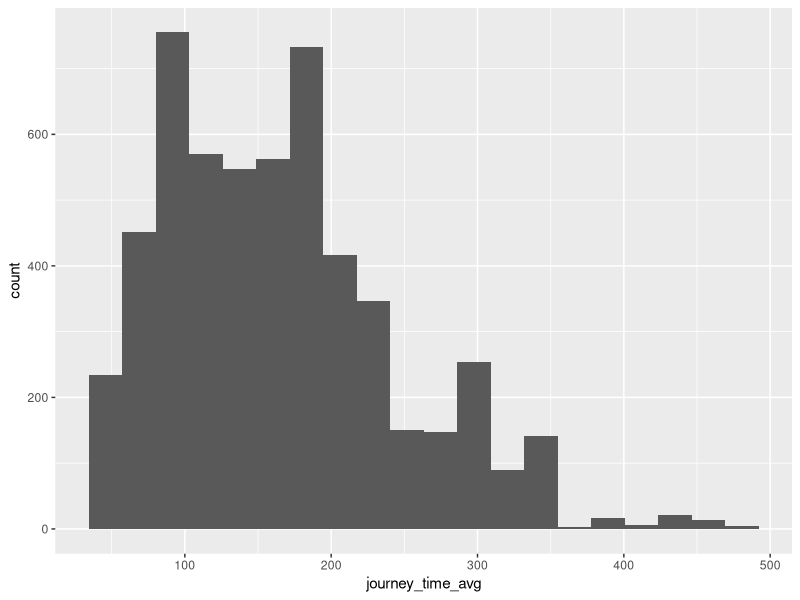
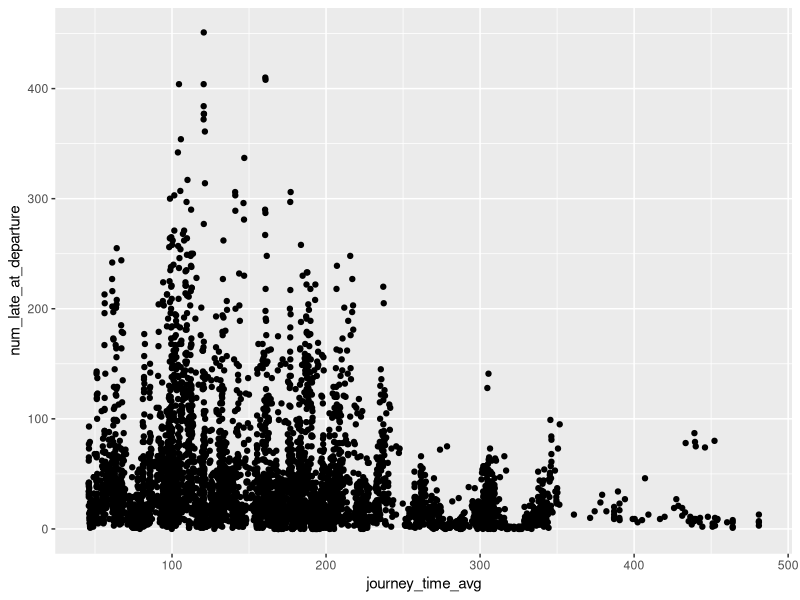
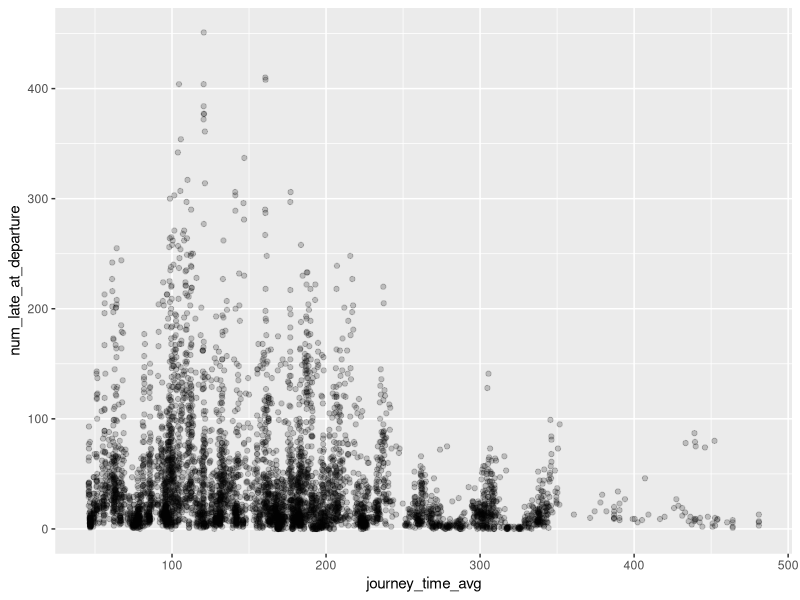
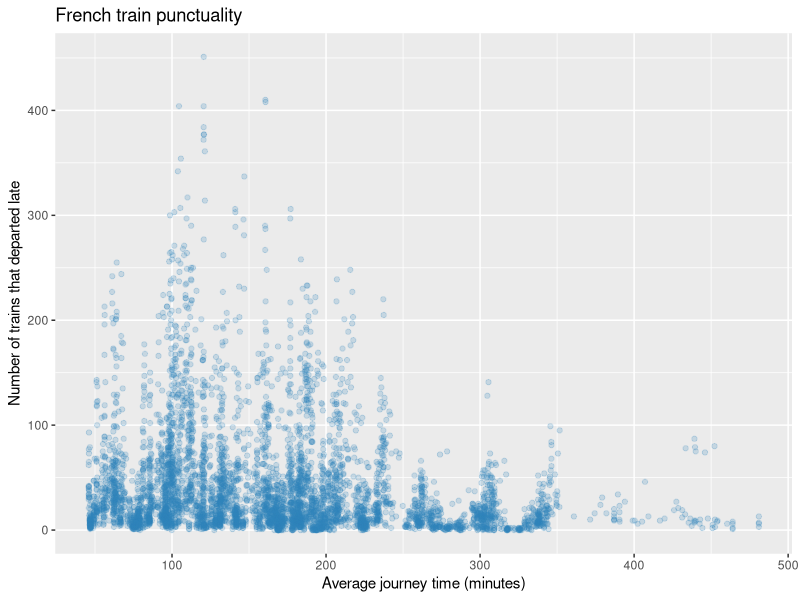
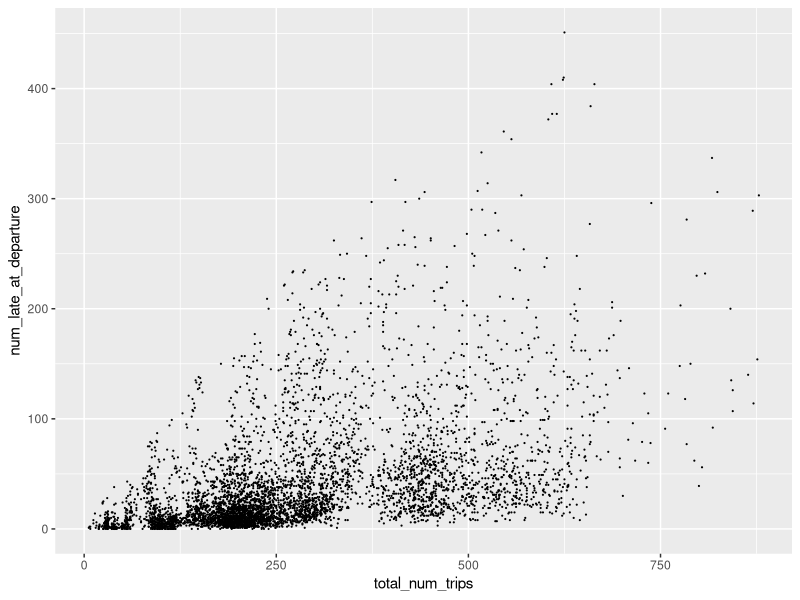
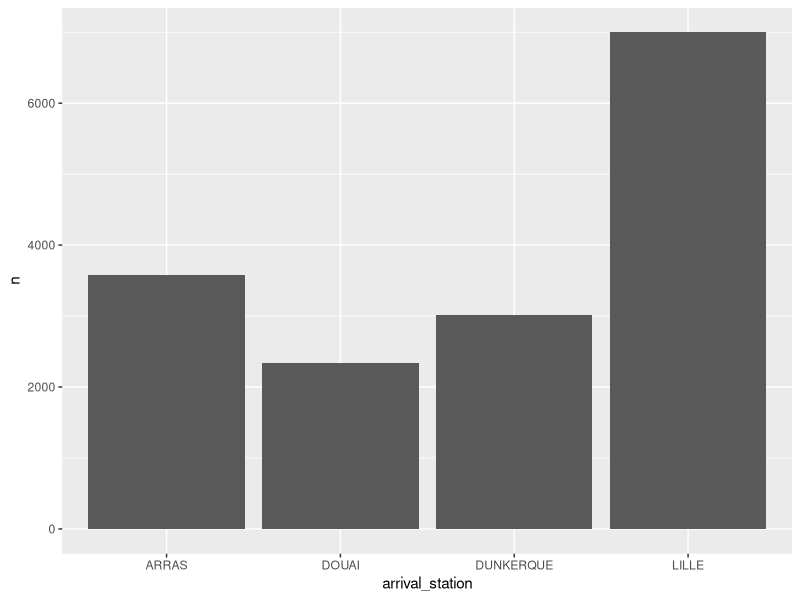
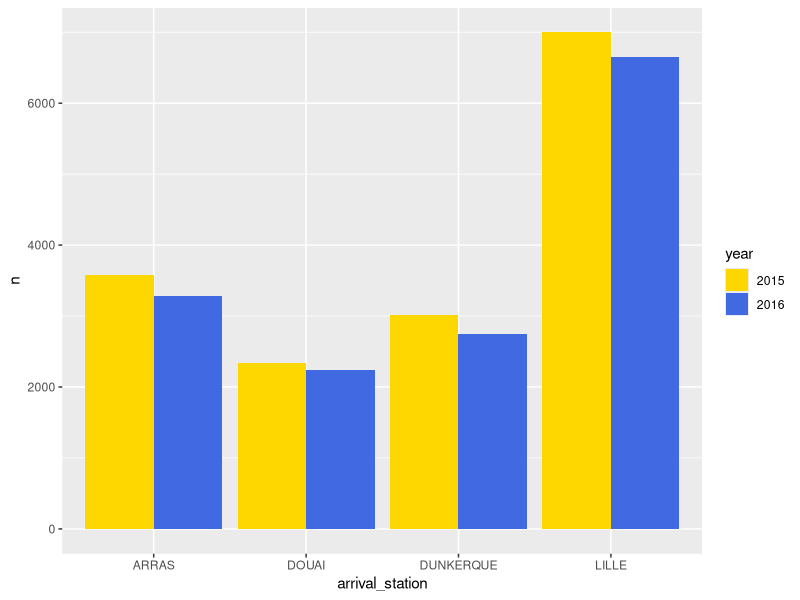
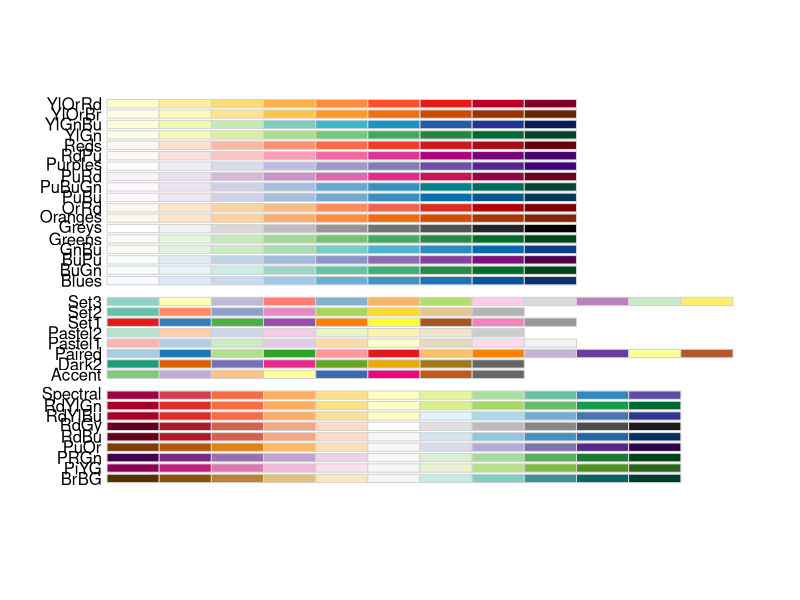

The R source for these figures, in order:
## ---- chunk 1
library(tidyverse)
library(RColorBrewer)
## ---- chunk 2
trains_df <- read_csv(here::here("french_trains.csv"))
trains_df
## ---- chunk 3
head(trains_df)
tail(trains_df)
## ---- chunk 4
ggplot(trains_df, aes(x = journey_time_avg)) +
  geom_histogram(bins = 20)
## ---- chunk 5
trains_df |> 
  ggplot(aes(x = journey_time_avg, y = num_late_at_departure)) +
  geom_point()
## ---- chunk 6
trains_df |> 
  ggplot(aes(x = journey_time_avg, y = num_late_at_departure)) +
  geom_point(alpha = 0.2)
## ---- chunk 7
trains_df |> 
  ggplot(aes(x = journey_time_avg, y = num_late_at_departure)) +
  geom_point(alpha = 0.2, colour = "#3182bd") +
  labs(
    title = "French train punctuality",
    x = "Average journey time (minutes)",
    y = "Number of trains that departed late"
  )
## ---- chunk 8
trains_df |> 
  ggplot(aes(x = total_num_trips, y = num_late_at_departure)) +
  geom_point(size = 0.1)
## ---- chunk 9
trains_df |> 
  filter(departure_station == "PARIS NORD",
         year == 2015) |> 
  group_by(arrival_station) |> 
  summarise(n = sum(total_num_trips)) |> 
  ggplot(aes(x = arrival_station, y = n)) +
  geom_bar(stat = "identity")
## ---- chunk 10
paris_1516_plt <- trains_df |> 
  filter(departure_station == "PARIS NORD", 
         year %in% c(2015, 2016)) |>
  mutate(year = as.factor(year)) |> 
  group_by(year, arrival_station) |> 
  summarise(n = sum(total_num_trips), .groups = "drop") |> 
  ggplot(aes(x = arrival_station, y = n, fill = year)) +
  geom_bar(stat = "identity", position = "dodge")
## ---- chunk 11
paris_1516_plt +
  scale_fill_manual(values = c("2015" = "gold", "2016" = "royalblue"))
## ---- chunk 12
display.brewer.all()
## ---- chunk 13
paris_1516_plt +
  scale_fill_brewer(palette = "Accent")
## ---- chunk 14
trains_df |> 
  filter(departure_station == "NANTES",
         year == 2018) |> 
  group_by(arrival_station) |> 
  summarise(n = sum(total_num_trips)) |> 
  ggplot(aes(x = arrival_station, y = n, fill = arrival_station)) +
  geom_bar(stat = "identity") +
  scale_fill_brewer(palette = "Paired") 
## ---- chunk 15
trains_df <- trains_df |> 
  mutate(date = make_date(year, month, "1"))
## ---- chunk 16
trains_df |> 
  filter(departure_station == "PARIS MONTPARNASSE",
         arrival_station == "BREST") |> 
  ggplot(aes(x = date, y = total_num_trips)) +
  geom_line()
## ---- chunk 17
cities <- c("RENNES", "BREST", "QUIMPER")

brittany_plt <- trains_df |> 
  filter(departure_station == "PARIS MONTPARNASSE",
         arrival_station %in% cities) |> 
  ggplot(aes(x = date, y = total_num_trips, colour = arrival_station)) +
  geom_line()
## ---- chunk 18
brittany_plt <- brittany_plt +
  scale_x_date(date_labels = "%b %Y", date_breaks = "4 months")
## ---- chunk 19
brittany_plt +
  theme_minimal()
## ---- chunk 20
ggsave(filename = "brittany.png", plot = brittany_plt)
